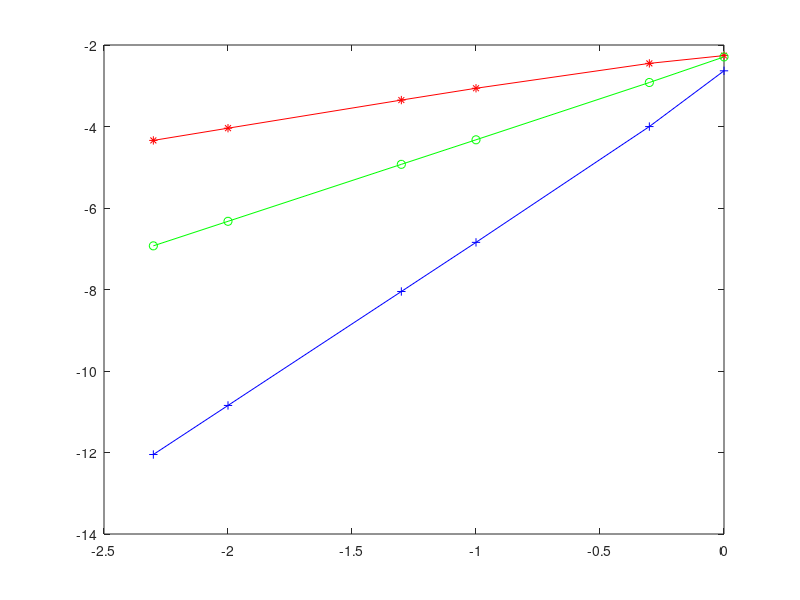

The MATLAB script that drew this image:
clear all 
clc

h=[1,0.5,0.1,0.05,0.01,0.005]
c=4
function f=sin_x3(H)
  c=4
  f=sin((c+H))/(c+H)^3;
endfunction
Truegradient=(cos(c)*c^3-3*sin(c)*c^2)/c^6
gradient1H=[];
gradient2H=[];
gradient4H=[];
shape=size(h)(2)
for i=1:shape
  gradient1H=[gradient1H,(sin_x3(h(i))-sin_x3(0))/h(i)];
end
for i=1:shape
  gradient2H=[gradient2H,(sin_x3(h(i))-sin_x3(-h(i)))/(h(i)*2)];
endfor
for i=1:shape
  gradient4H=[gradient4H,(-sin_x3(h(i)*2)+8*sin_x3(h(i))-8*sin_x3(-h(i))+sin_x3(-h(i)*2))/(12*h(i))];
endfor
error2h=log10(abs(Truegradient-gradient2H))
error1h=log10(abs(Truegradient-gradient1H))
error4h=log10(abs(Truegradient-gradient4H))
x=log10(h)
plot(x,error1h,"r-*")
hold
plot(x,error2h,"g-o")
plot(x,error4h,"b-+")
print("-djpeg",["pictured_A",'.jpg'])
